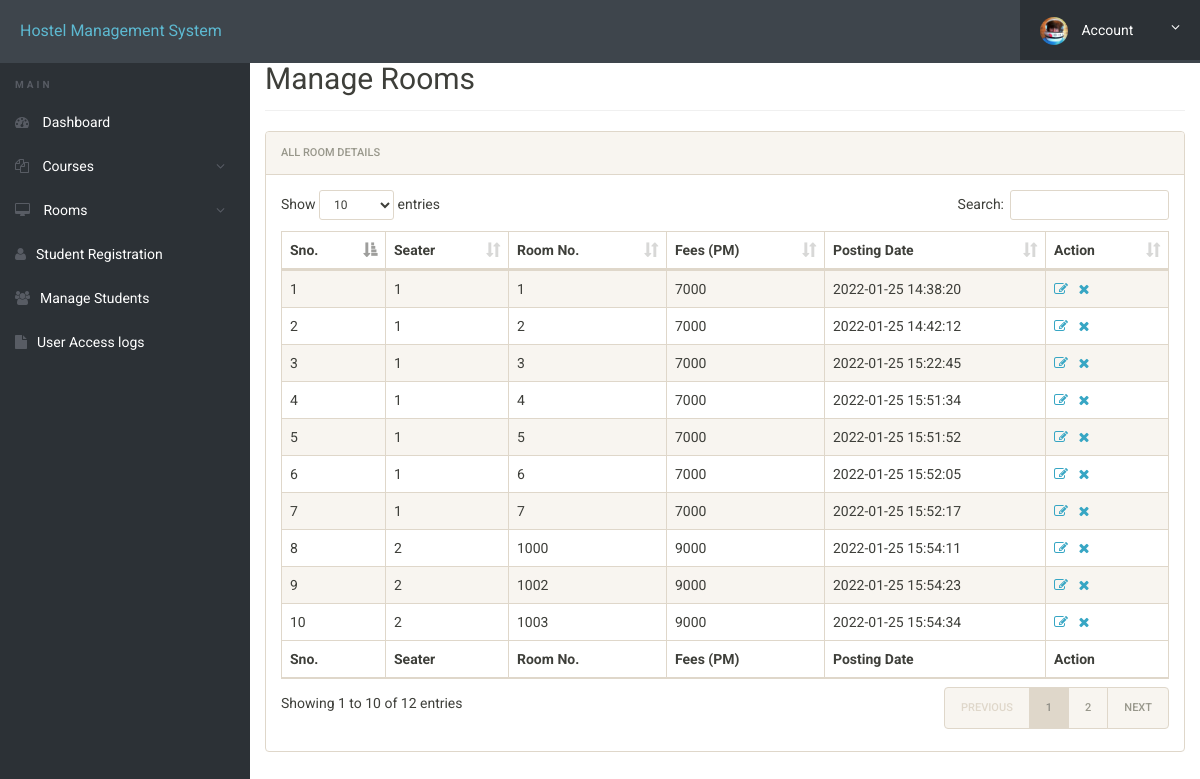
/hostel/admin/manage-rooms.php (signed in), run on the app's committed database.
### tables this page shows
CREATE TABLE `rooms` (
  `id` int(11) NOT NULL,
  `seater` int(11) DEFAULT NULL,
  `room_no` int(11) DEFAULT NULL,
  `fees` int(11) DEFAULT NULL,
  `posting_date` timestamp NULL DEFAULT current_timestamp()
);

### hostel/admin/manage-rooms.php (the view, shortened to what this page needs)
<?php
include('includes/config.php');
?>
<!doctype html>
<html lang="en" class="no-js">
<head>
	<link rel="stylesheet" href="css/font-awesome.min.css">
	<link rel="stylesheet" href="css/bootstrap.min.css">
	<link rel="stylesheet" href="css/dataTables.bootstrap.min.css">
	<link rel="stylesheet" href="css/bootstrap-social.css">
	<link rel="stylesheet" href="css/bootstrap-select.css">
	<link rel="stylesheet" href="css/fileinput.min.css">
	<link rel="stylesheet" href="css/awesome-bootstrap-checkbox.css">
	<link rel="stylesheet" href="css/style.css">
</head>
<body>
	<?php include('includes/header.php');?>
	<div class="ts-main-content">
			<?php include('includes/sidebar.php');?>
		<div class="content-wrapper">
			<div class="container-fluid">
				<div class="row">
					<div class="col-md-12">
						<h2 class="page-title" style="margin-top: 4%">Manage Rooms</h2>
						<div class="panel panel-default">
							<div class="panel-heading">All Room Details</div>
							<div class="panel-body">
								<table id="zctb" class="display table table-striped table-bordered table-hover" cellspacing="0" width="100%">
									<thead>
										<tr>
											<th>Sno.</th>
											<th>Seater</th>
											<th>Room No.</th>
											<th>Fees (PM) </th>
											<th>Posting Date  </th>
											<th>Action</th>
										</tr>
									</thead>
									<tfoot>
										<tr>
											<th>Sno.</th>
											<th>Seater</th>
											<th>Room No.</th>
											<th>Fees (PM) </th>
											<th>Posting Date  </th>
											<th>Action</th>
										</tr>
									</tfoot>
									<tbody>
<?php
$ret="select * from rooms";
$stmt= $mysqli->prepare($ret) ;
$stmt->execute() ;
$res=$stmt->get_result();
$cnt=1;
while($row=$res->fetch_object())
	  {
	  	?>
<tr><td><?php echo $cnt;;?></td>
<td><?php echo $row->seater;?></td>
<td><?php echo $row->room_no;?></td>
<td><?php echo $row->fees;?></td>
<td><?php echo $row->posting_date;?></td>
<td><a href="edit-room.php?id=<?php echo $row->id;?>"><i class="fa fa-edit"></i></a>&nbsp;&nbsp;
<a href="manage-rooms.php?del=<?php echo $row->id;?>" onclick="return confirm("Do you want to delete");"><i class="fa fa-close"></i></a></td>
										</tr>
									<?php
$cnt=$cnt+1;
									 } ?>
									</tbody>
								</table>
							</div>
						</div>
					</div>
				</div>
			</div>
		</div>
	</div>
</body>
</html>

### hostel/admin/css/style.css (style rules this page uses)
html { font-size: 14px; }
@media only screen and (min-width: 480px) { html { font-size: 17px; } }
@media only screen and (min-width: 768px) { html { font-size: 14px; } }
body { font-size: 1em; }
a { color: #37a6c4; }
.panel { overflow: hidden; }
.page-title { padding-bottom: 15px; margin-bottom: 20px; border-bottom: 1px solid #f0f0f0; }
.ts-main-content .content-wrapper { padding-top: 15px; margin-top: 10px; }
@media only screen and (min-width: 992px) { .ts-main-content .content-wrapper { margin-left: 250px; } }

### data on the page
rooms: seater "1", room_no "1", fees "7000", posting_date "2022-01-25 14:38:20"
rooms: seater "1", room_no "2", fees "7000", posting_date "2022-01-25 14:42:12"
rooms: seater "1", room_no "3", fees "7000", posting_date "2022-01-25 15:22:45"
rooms: seater "1", room_no "4", fees "7000", posting_date "2022-01-25 15:51:34"
rooms: seater "1", room_no "5", fees "7000", posting_date "2022-01-25 15:51:52"
rooms: seater "1", room_no "6", fees "7000", posting_date "2022-01-25 15:52:05"
rooms: seater "1", room_no "7", fees "7000", posting_date "2022-01-25 15:52:17"
rooms: seater "2", room_no "1000", fees "9000", posting_date "2022-01-25 15:54:11"
rooms: seater "2", room_no "1002", fees "9000", posting_date "2022-01-25 15:54:23"
rooms: seater "2", room_no "1003", fees "9000", posting_date "2022-01-25 15:54:34"
